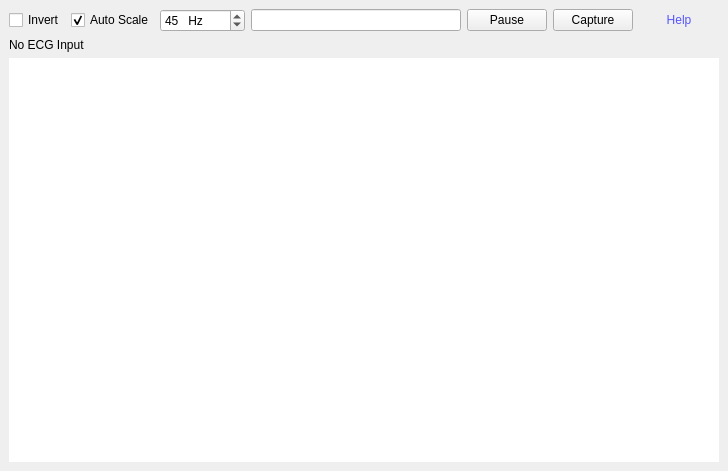
<?xml version="1.0" encoding="UTF-8"?>
<ui version="4.0">
 <class>MainWindow</class>
 <widget class="QMainWindow" name="MainWindow">
  <property name="geometry">
   <rect>
    <x>0</x>
    <y>0</y>
    <width>728</width>
    <height>471</height>
   </rect>
  </property>
  <property name="windowTitle">
   <string>ECG </string>
  </property>
  <property name="windowIcon">
   <iconset>
    <normaloff>Ethiopia.ico</normaloff>Ethiopia.ico</iconset>
  </property>
  <widget class="QWidget" name="centralwidget">
   <layout class="QGridLayout" name="gridLayout">
    <item row="0" column="0">
     <widget class="QCheckBox" name="checkBox">
      <property name="text">
       <string>Invert</string>
      </property>
     </widget>
    </item>
    <item row="0" column="1">
     <widget class="QCheckBox" name="checkBox_2">
      <property name="text">
       <string>Auto Scale</string>
      </property>
      <property name="checked">
       <bool>true</bool>
      </property>
     </widget>
    </item>
    <item row="0" column="2">
     <widget class="QSpinBox" name="spinBox">
      <property name="whatsThis">
       <string>set to 0 to disable</string>
      </property>
      <property name="suffix">
       <string>   Hz</string>
      </property>
      <property name="maximum">
       <number>10000</number>
      </property>
      <property name="value">
       <number>45</number>
      </property>
     </widget>
    </item>
    <item row="0" column="3">
     <widget class="QLineEdit" name="lineEdit"/>
    </item>
    <item row="0" column="4">
     <widget class="QPushButton" name="pushButton_3">
      <property name="text">
       <string>Pause</string>
      </property>
      <property name="checkable">
       <bool>true</bool>
      </property>
     </widget>
    </item>
    <item row="0" column="5">
     <widget class="QPushButton" name="pushButton_2">
      <property name="text">
       <string>Capture</string>
      </property>
     </widget>
    </item>
    <item row="0" column="6">
     <widget class="QPushButton" name="pushButton">
      <property name="styleSheet">
       <string notr="true">color:rgb(85, 85, 255)</string>
      </property>
      <property name="text">
       <string>Help</string>
      </property>
      <property name="flat">
       <bool>true</bool>
      </property>
     </widget>
    </item>
    <item row="1" column="0" colspan="4">
     <widget class="QLabel" name="label">
      <property name="text">
       <string>No ECG Input</string>
      </property>
     </widget>
    </item>
    <item row="2" column="0" colspan="7">
     <widget class="PlotWidget" name="ECG">
      <property name="frameShape">
       <enum>QFrame::NoFrame</enum>
      </property>
      <property name="frameShadow">
       <enum>QFrame::Plain</enum>
      </property>
      <property name="lineWidth">
       <number>0</number>
      </property>
     </widget>
    </item>
   </layout>
  </widget>
 </widget>
 <customwidgets>
  <customwidget>
   <class>PlotWidget</class>
   <extends>QGraphicsView</extends>
   <header>pyqtgraph</header>
  </customwidget>
 </customwidgets>
 <resources/>
 <connections/>
</ui>
